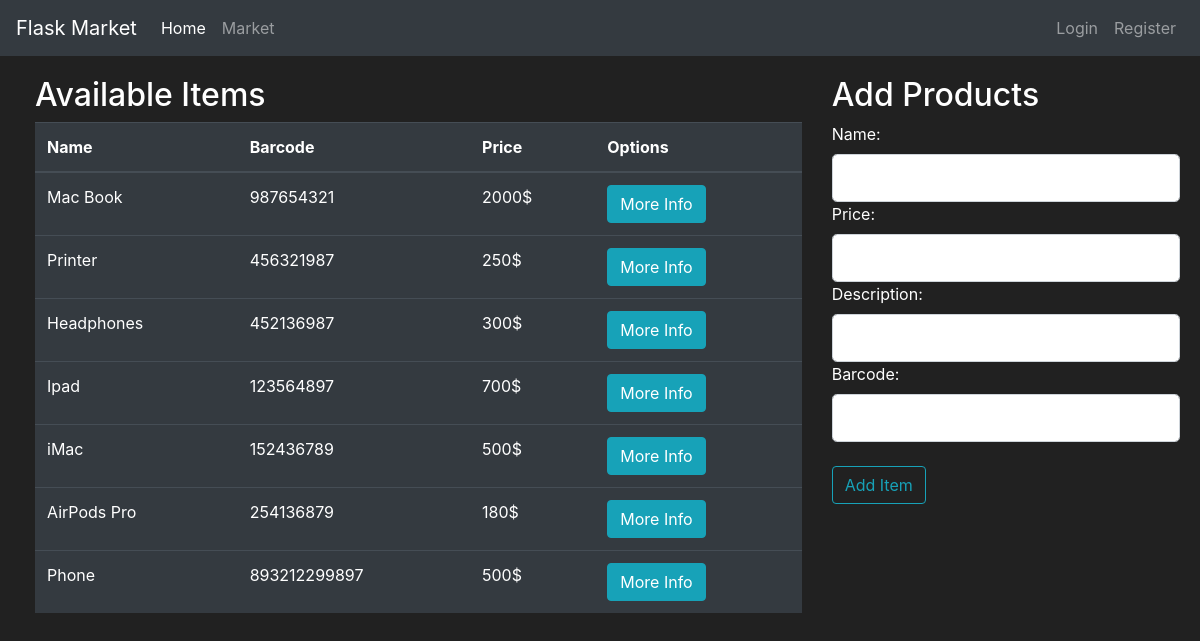
The page /admin on the database its author committed.
### app/models.py (models this page shows, shortened)
class Item(db.Model):
    id = db.Column(db.Integer(), primary_key=True)
    name = db.Column(db.String(length=30), nullable=False, unique=True)
    price = db.Column(db.Integer(), nullable=False)
    barcode = db.Column(db.String(length=12), nullable=False, unique=True)
    description = db.Column(db.String(length=1024), nullable=False)
    owner = db.Column(db.Integer(), db.ForeignKey('user.id'))

### app/routes.py (the view, shortened to what this page needs)
@app.route('/admin', methods=['GET', 'POST'])
def admin_page():
    form = AddItems()
    purchase_form = PurchaseForm()
    if request.method == "GET":
        items = Item.query.filter_by(owner=None)
        return render_template('admin.html', items=items, form=form, purchase_form=purchase_form)

### app/forms.py
class AddItems(FlaskForm):
    name = StringField(label='Name:', validators=[DataRequired()])
    price = StringField(label='Price:', validators=[DataRequired()])
    barcode = StringField(label='Barcode:', validators=[DataRequired()])
    description = StringField(label='Description:', validators=[DataRequired()])
    submit = SubmitField(label='Add Item')

class PurchaseForm(FlaskForm):
    submit = SubmitField(label='Yes')

### app/templates/admin.html (shortened to what this page needs)
{% extends 'base.html' %}
{% block content %}
<div class="row" style="margin-top:20px; margin-left:20px">
<div class="col-8">
   <h2>Available Items</h2>
   <table class="table table-hover table-dark">
      <thead>
         <tr>
            <th scope="col">Name</th>
            <th scope="col">Barcode</th>
            <th scope="col">Price</th>
            <th scope="col">Options</th>
         </tr>
      </thead>
      <tbody>
         {% for item in items %}
         <tr>
            <td>{{ item.name }}</td>
            <td>{{ item.barcode }}</td>
            <td>{{ item.price }}$</td>
            <td>
               <button class="btn btn-outline btn-info" data-toggle="modal" data-target="#Modal-MoreInfo-{{ item.id }}">More Info</button>
            </td>
         </tr>
         {% endfor %}
      </tbody>
   </table>
</div>
<div class="col-4">
<h2>Add Products</h2>
    <form method="POST" class="form-add_items" style="color:white; margin-right:20px">
    {{ form.name.label(class="form-control-label") }}
    {{ form.name(class="form-control form-control-lg") }}
    {{ form.price.label(class="form-control-label") }}
    {{ form.price(class="form-control form-control-lg") }}
    {{ form.description.label(class="form-control-label") }}
    {{ form.description(class="form-control form-control-lg") }}
    {{ form.barcode.label(class="form-control-label") }}
    {{ form.barcode(class="form-control form-control-lg") }}
        <br>
    {{ form.submit(class="btn btn-outline-info") }}
    </form>
</div>
</div>
{% endblock %}

### app/templates/base.html (shortened to what this page needs)
<!doctype html>
<html lang="en">
   <head>
      <link rel="stylesheet" href="https://cdn.jsdelivr.net/npm/bootstrap@4.5.3/dist/css/bootstrap.min.css">
   </head>
   <body>
    <nav class="navbar navbar-expand-md navbar-dark bg-dark">
      <a class="navbar-brand" href="#">Flask Market</a>
      <div class="collapse navbar-collapse" id="navbarNav">
        <ul class="navbar-nav mr-auto">
            <li class="nav-item active">
                <a class="nav-link" href="{{ url_for('home_page') }}">Home <span class="sr-only">(current)</span></a>
            </li>
            <li class="nav-item">
                <a class="nav-link" href="{{ url_for('market_page') }}">Market</a>
            </li>
        </ul>
          {% if current_user.is_authenticated %}
          <ul class="navbar-nav">
              <li class="nav-item">
                  <a class="nav-link" style="color: lawngreen; font-weight: bold" >
                      <i class="fas fa-coins"></i>
                      {{ current_user.prettier_budget }}
                  </a>
              </li>
              {% if current_user.is_admin %}
              <li class="nav-item">
                  <a class="nav-link" href="{{ url_for('admin_page') }}">Add Products</a>
              </li>
              {% endif %}
              <li class="nav-item">
                  <a class="nav-link" href="#">Profile</a>
              </li>
              <li class="nav-item">
                  <a class="nav-link" href="{{ url_for('logout_page') }}">Logout</a>
              </li>
          </ul>
          {% else %}
          <ul class="navbar-nav">
              <li class="nav-item">
                  <a class="nav-link" href="{{ url_for('login_page') }}">Login</a>
              </li>
              <li class="nav-item">
                  <a class="nav-link" href="{{ url_for('register_page') }}">Register</a>
              </li>
          </ul>
        {% endif %}
      </div>
    </nav>
    {% block content %}
    {% endblock %}
   </body>
</html>

### app/templates/base.html (style rules this page uses)
body { background-color: #212121; color: white }

### rows shown on the page
Item: name "Mac Book", barcode "987654321", price "2000"
Item: name "Printer", barcode "456321987", price "250"
Item: name "Headphones", barcode "452136987", price "300"
Item: name "Ipad", barcode "123564897", price "700"
Item: name "iMac", barcode "152436789", price "500"
Item: name "AirPods Pro", barcode "254136879", price "180"
Item: name "Phone", barcode "893212299897", price "500"
